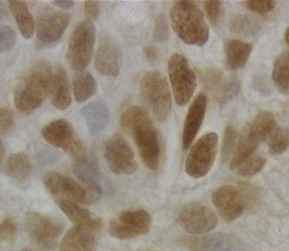
%> input picture Computer Vision/exercise-02/q1_histogramming_and_thresholding/cells.png, 289 x 251 px
$ octave --eval "apply;"   (GNU Octave 9; MATLAB toolbox functions it lacks are replaced by stand-ins)
%> lines starting %> are read from the running program, lines starting %| are printed output that depends on the picture; in (x1, y1, x2, y2) boxes, pixels count from 0 and x2, y2 are one past the last pixel; in counts of white or black regions, pixels touching at a corner belong together; the program's own positions count from 1
### Computer Vision/exercise-02/q1_histogramming_and_thresholding/histogram.m
function hist = histogram(img)
% insert your code here
 hist=zeros(1,256);
  [x,y]=size(img);
  for i=1:x
     for j=1:y
           hist(img(i,j))=hist(img(i,j))+1;
     end
  end
end

### Computer Vision/exercise-02/q1_histogramming_and_thresholding/thresh.m
function res = thresh(img, threshold)
% insert your code here
% get image dimensions: an RGB image has three planes
% reshaping puts the RGB layers next to each other generating
% a two dimensional grayscale image
   res =(img>=threshold);
  %imshow(res,[0,1])%or just[],track! because the matrix ranges from 0~255.It won't treat the 0/1 as bool,so....
  %imagesc(image)         % display the binarized image
end

### Computer Vision/exercise-02/q1_histogramming_and_thresholding/thresh_otsu.m
function res = thresh_otsu(Image)
%Intuition:
%(1)pixels are divided into two groups
%(2)pixels within each group are very similar to each other
%   Parameters:
%   t : threshold
%   r : pixel value ranging from 1 to 255
%   q_L, q_H : the number of lower and higher group respectively
%   sigma : group variance
%   miu : Quadratic mean/ normal mean/ any other means
%   References : Wikepedia,
%   for multi children Otsu method, please visit : https://drive.google.com/file/d/0BxbR2jt9XyxteF9fZ0NDQ0dKQkU/view?usp=sharing
%   pay attention: the input must be grayimages
nbins = 256;
counts = imhist(Image,nbins);
p = counts / sum(counts);
[~,leng] = size(p);
for t = 1 : nbins
   q_L = sum(p(1 : t));
   q_H = sum(p(t + 1 : end));
   miu_L = q_L/t;
   miu_H = q_H/(leng-t+1);
   sigma_b(t) = q_L * q_H * (miu_L - miu_H)^2;
end
[~,t] = max(sigma_b(:))
res = thresh(Image,t);
end

### Computer Vision/exercise-02/q1_histogramming_and_thresholding/thresh_niblack.m
function res = thresh_niblack(img, r, k)
%Intuition:
[row,col]=size(img);
res=img;
 for i=1:row
     for j=1:col
         [m,v]= get_window_mean_var(img,i,j,r);
         T = m+k*sqrt(v);
         res(max(1,i-r):min(i+r,row), max(1,j-r):min(j+r,col))= ...
         img(max(1,i-r):min(i+r,row), max(1,j-r):min(j+r,col))>=T;
     end
 end
 res =logical(res);
 imshow(res,[0,1]);
end

### Computer Vision/exercise-02/q1_histogramming_and_thresholding/answers.m
function a = answers()
	a.grayvalue_histogram = 'The histogram value range is from 0 to 255 and because it is the gray scale image, the pixel is concentrated in the middle of the histogram.';
	a.cumulative_histogram = 'For cumulative histogram, the slope of the histogram can show the pixel distribution of the image. That is, if the slope is bigger, the distribution of the pixel value is small, and vice versa.';
	a.threshold = 'Descibe how you chose the threshold. Set the threshold = 0 to 255 iterationly and calculate the number of pixels bigger ar lower than the threshold. Second, calculate the within-class variance. Third, use the equation in the slide2 to calculate the sigma between. Finally, choose the minimum sigma and find its corresponding threshold, the threshold is our solution.';
	a.niblack = 'What do you observe? Comparing with otsu method, the niblack can show more details. ';
end

### Computer Vision/exercise-02/q1_histogramming_and_thresholding/apply.m
function [] = apply()
close all;clc;

a = answers();
%p = parameters();

disp('Question: Histogramming and Thresholding');

%---------- Question a ----------
disp('----- a -----');
cells = rgb2gray(imread('cells.png'));
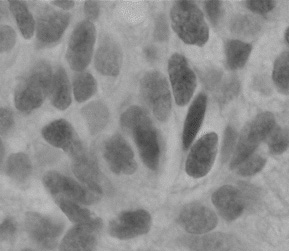
%> cells: size 251x289 uint8; min 58, max 200, mean 141
figure;
imshow(cells);
title('cells.png');

% compute grayvalue histogram
h = histogram(cells);
%> after the loop in histogram, `for i=1:x`: hist = 256 values, max 1734 at index 161, min 0 at index 1, mean 283.4
%> h has the same summary as hist in histogram
figure;
bar(0:255, h);
xlim([0,300]);
title('grayvalue histogram');
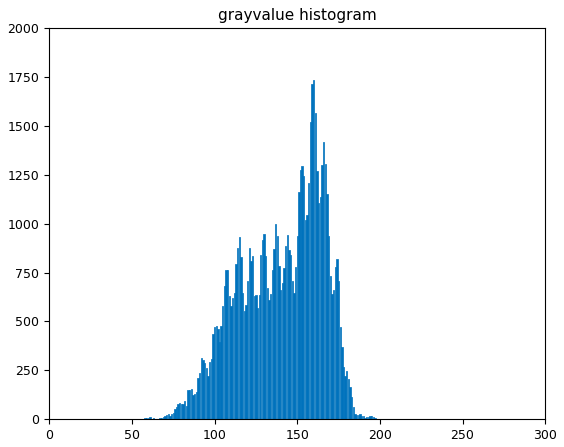
%> figure redrawn from the program's plot data; tallest bar 1734 high, from x = 159.6 to 160.4
disp(a.grayvalue_histogram);

% compute cumulative histogram
cumulative_histogram = cumsum(h);
%> cumulative_histogram = 256 values from 0 to 72539
figure;
bar(cumulative_histogram);
title('cumulative histogram');
xlim([0,300]);
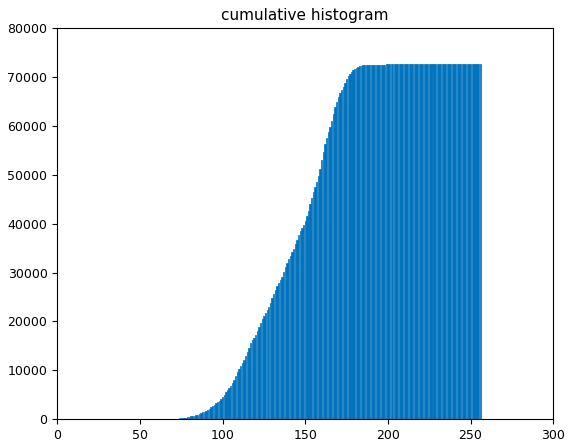
%> figure redrawn from the program's plot data; tallest bar 72539 high, from x = 199.6 to 200.4
disp(a.cumulative_histogram);

disp('Hit key to continue!');
pause;
%---------- Question b ----------
disp('----- b -----');
figure('Position', [200, 400, 1200, 400]);

subplot(1, 5, 1);
T = 100;
imshow(thresh(cells, T),[0,1]);
%> in thresh, `res =(img>=threshold);`:
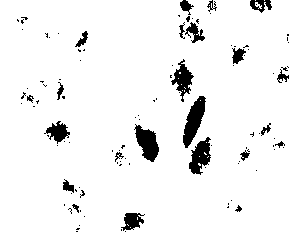
%> res: size 251x289 logical; 94.4% white; 109 black regions (86 under 20 px), largest, box (x1, y1, x2, y2) and area: (183, 96, 206, 148) 607, (134, 124, 159, 162) 540, (189, 137, 211, 175) 479
title(['Thresholded at T = ' num2str(T)]);

subplot(1,5,2);
T = 130;
imshow(thresh(cells, T));
%> in thresh (call 2), `res =(img>=threshold);`: res: size 251x289 logical; 67.2% white; 140 black regions (106 under 20 px), largest, box (x1, y1, x2, y2) and area: (42, 119, 103, 251) 3863, (15, 16, 96, 114) 3168, (222, 112, 289, 176) 2200
title(['Thresholded at T = ' num2str(T)]);

subplot(1,5,3);
T = 150;
imshow(thresh(cells, T));
%> in thresh (call 3), `res =(img>=threshold);`: res: size 251x289 logical; 45.2% white; 66 white regions (59 under 20 px), largest, box (x1, y1, x2, y2) and area: (0, 0, 246, 243) 12862, (89, 0, 289, 251) 12374, (210, 143, 289, 251) 4005
title(['Thresholded at T = ' num2str(T)]);

subplot(1,5,4);
T = 170;
imshow(thresh(cells, T));
%> in thresh (call 4), `res =(img>=threshold);`: res: size 251x289 logical; 10.5% white; 261 white regions (226 under 20 px), largest, box (x1, y1, x2, y2) and area: (243, 20, 288, 104) 1111, (154, 116, 196, 204) 948, (103, 0, 150, 37) 861
title(['Thresholded at T = ' num2str(T)]);

subplot(1,5,5);
T = 200;
imshow(thresh(cells, T));
%> call 5 of thresh, with threshold = 200
%> in thresh (call 5), `res =(img>=threshold);`:
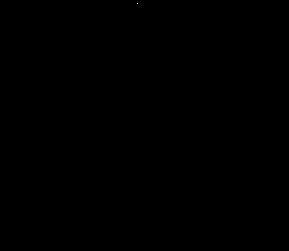
%> res: size 251x289 logical; 0% white in thin lines or dots, all inside (x1, y1, x2, y2) = (137, 3, 138, 4)
title(['Thresholded at T = ' num2str(T)]);
disp(a.threshold);

disp('Hit key to continue!');
pause;
%---------- Question c ----------
disp('----- c -----');
cells_otsu = thresh_otsu(cells); %change the double into integer
%> in thresh_otsu, `counts = imhist(Image,nbins);`: counts = 256 values, max 1734 at index 162, min 0 at index 1, mean 283.4
%> in thresh_otsu, `p = counts / sum(counts);`: p = 256 values, max 0.0239 at index 162, min 0 at index 1, mean 0.00391
%> the loop in thresh_otsu, `for t = 1 : nbins` made 256 passes
%> (q_L, miu_L, miu_H) on passes 1 to 3: (0, 0, 1), (0, 0, Inf), (0, 0, -1)
%> in thresh_otsu, `[~,t] = max(sigma_b(:))`: t = 132
%> call 6 of thresh, with threshold = 132
%> in thresh (call 6), `res =(img>=threshold);`:
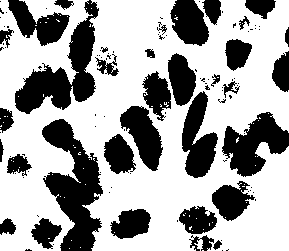
%> res: size 251x289 logical; 64.6% white; 111 black regions (77 under 20 px), largest, box (x1, y1, x2, y2) and area: (42, 119, 103, 251) 4074, (15, 0, 99, 114) 3495, (222, 112, 289, 177) 2340
figure
imshow(cells_otsu);
title('Thresholded with Otsu''s method');

disp('Hit key to continue!');
pause;
%---------- Question d ----------
disp('----- d -----');
cells_niblack = thresh_niblack(cells, 15, -0.2);%change double(cells)
%> after the loop in thresh_niblack, `for i=1:row`:
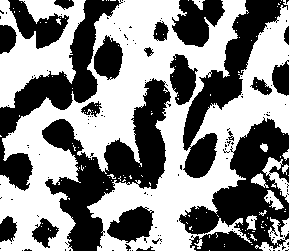
%> res: size 251x289 uint8; values 0 (black) and 1 (white), 53.6% white; 144 black regions (121 under 20 px), largest, box (x1, y1, x2, y2) and area: (42, 78, 171, 251) 7765, (179, 117, 289, 251) 7045, (0, 0, 123, 191) 5237
tic
figure;
imshow(cells_niblack);
title('Threholded with Niblack''s method');
toc
disp(a.niblack);

end
